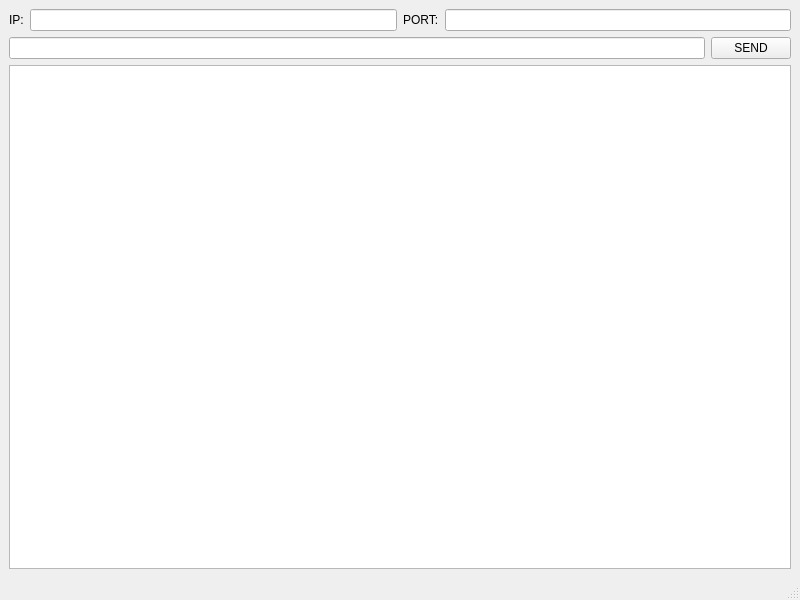
<?xml version="1.0" encoding="UTF-8"?>
<ui version="4.0">
 <class>mudpsocket</class>
 <widget class="QMainWindow" name="mudpsocket">
  <property name="geometry">
   <rect>
    <x>0</x>
    <y>0</y>
    <width>800</width>
    <height>600</height>
   </rect>
  </property>
  <property name="windowTitle">
   <string>MainWindow</string>
  </property>
  <widget class="QWidget" name="centralwidget">
   <layout class="QVBoxLayout" name="verticalLayout_2">
    <item>
     <layout class="QVBoxLayout" name="verticalLayout">
      <item>
       <layout class="QHBoxLayout" name="horizontalLayout_3">
        <item>
         <layout class="QHBoxLayout" name="horizontalLayout">
          <item>
           <widget class="QLabel" name="label">
            <property name="text">
             <string>IP:</string>
            </property>
           </widget>
          </item>
          <item>
           <widget class="QLineEdit" name="lineEdit_ip"/>
          </item>
         </layout>
        </item>
        <item>
         <layout class="QHBoxLayout" name="horizontalLayout_2">
          <item>
           <widget class="QLabel" name="label_2">
            <property name="text">
             <string>PORT:</string>
            </property>
           </widget>
          </item>
          <item>
           <widget class="QLineEdit" name="lineEdit_port"/>
          </item>
         </layout>
        </item>
       </layout>
      </item>
      <item>
       <layout class="QHBoxLayout" name="horizontalLayout_4">
        <item>
         <widget class="QLineEdit" name="lineEdit_text"/>
        </item>
        <item>
         <widget class="QPushButton" name="pushButton">
          <property name="text">
           <string>SEND</string>
          </property>
         </widget>
        </item>
       </layout>
      </item>
      <item>
       <widget class="QTextEdit" name="textEdit"/>
      </item>
     </layout>
    </item>
   </layout>
  </widget>
  <widget class="QMenuBar" name="menubar">
   <property name="geometry">
    <rect>
     <x>0</x>
     <y>0</y>
     <width>800</width>
     <height>22</height>
    </rect>
   </property>
  </widget>
  <widget class="QStatusBar" name="statusbar"/>
 </widget>
 <resources/>
 <connections/>
</ui>
